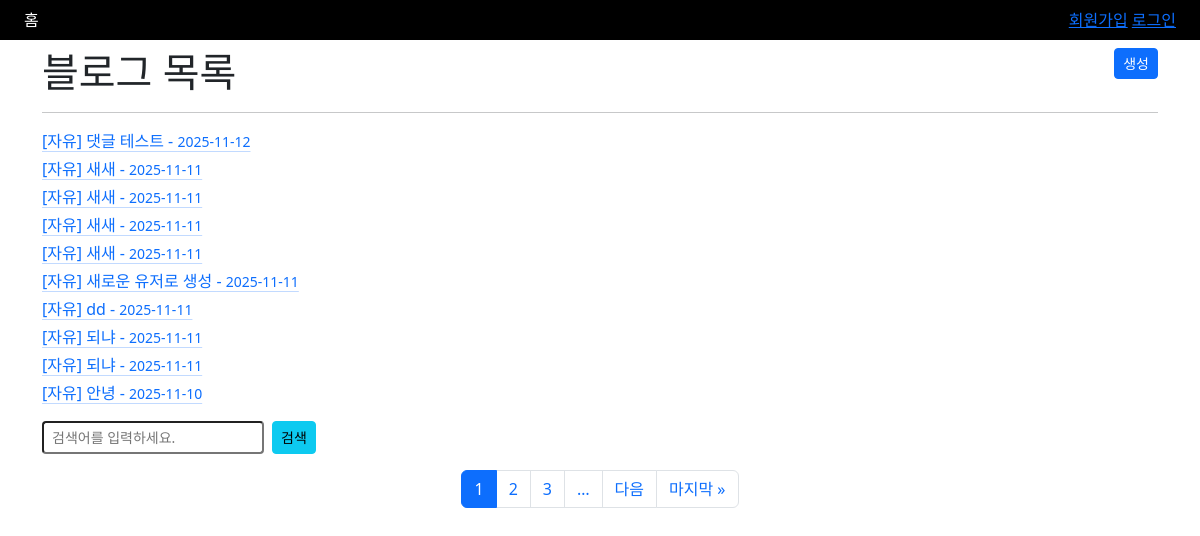
The page / on the database its author committed.
### blog/models.py (models this page shows, shortened)
class Blog(models.Model):
    CATEGORY_CHOICES = (
        ('free', '자유'),
        ('travel', '여행'),
        ('cat', '고양이'),
        ('dog', '강아지')
    )
    category = models.CharField('카테고리', max_length=10, choices=CATEGORY_CHOICES , default='free')
    title = models.CharField('제목', max_length=100)
    content = models.TextField('본문')
    author = models.ForeignKey(User, on_delete=models.CASCADE)
    created_at = models.DateTimeField('작성일자', auto_now_add=True)
    updated_at = models.DateTimeField('작성일자', auto_now=True)
    class Meta:
        verbose_name = '블로그'
        verbose_name_plural = '블로그 목록'

### blog/cb_views.py (the view)
# urls.py: path('', cb_views.BlogListView.as_view(), name='list'),
class BlogListView(ListView): # ListView 상속
    queryset = Blog.objects.all().order_by('-created_at')
    template_name = 'blog_list.html'
    paginate_by = 10
    def get_queryset(self):
        queryset = super().get_queryset()
        q = self.request.GET.get('q')
        if q:
            queryset = queryset.filter(
                Q(title__icontains=q) |
                Q(content__icontains=q)
            )
        return queryset

### templates/blog_list.html
{% extends 'base.html' %}
{% block content %}
  <div class="mt-2">
    <h1 class="d-inline">블로그 목록</h1>
    <a href="{% url 'blog:create' %}" class="float-end btn btn-sm btn-primary">생성</a>
  </div>
  <hr>
  {% for blog in object_list %}
    <div class="my-1">
      <a href="{% url 'blog:detail' blog.pk %}" class="link-primary link-offset-2 link-underline-opacity-25 link-underline-opacity-100-hover">
        [{{ blog.get_category_display }}] {{ blog.title }} - <small>{{ blog.created_at | date:"Y-m-d" }}</small>
      </a>
    </div>
  {% endfor %}
  <form method="get" class="my-3 d-flex">
    <input class="form-control-sm" name="q" type="text" placeholder="검색어를 입력하세요." value="{% if request.GET.q %}{{ request.GET.q }}{% endif %}">
    <button class="btn btn-sm btn-info ms-2">검색</button>
  </form>
    {% include 'pagination.html' %}
{% endblock %}

### templates/base.html (shortened to what this page needs)
{% load static %}
<!DOCTYPE html>
<html lang="en">
<head>
    <link href="{% static 'css/bootstrap.css' %}" rel="stylesheet">
</head>
<body>
  <nav class="d-flex justify-content-between py-2 px-4 bg-black text-white">
    <div>
      <a class="text-decoration-none text-white" href="{% url "blog:list" %}">홈</a>
    </div>
    <div style="text-align: right">
      {% if request.user.is_authenticated %}
        <form action="{% url 'logout' %}" method="POST" class="d-inline">
          {% csrf_token %}
          <button class="btn btn-danger btn-sm">로그아웃</button>
        </form>
        {{ request.user.username }}
      {% else %}
        <a href="{% url 'signup' %}">회원가입</a>
        <a href="{% url 'login' %}">로그인</a>
      {% endif %}
    </div>
  </nav>
  <div class="container">
    {% block content %}{% endblock %}
  </div>
</body>
</html>

### templates/pagination.html (shortened to what this page needs)
<div class="d-flex justify-content-center">
    <ul class="pagination">
      {% for i in page_obj.paginator.page_range %}
        {% if page_obj.number == i %}
          <li class="page-item">
            <a class="page-link active" href="#">
              {{ i }}
            </a>
        </li>
        {% elif i > page_obj.number|add:-3 and i < page_obj.number|add:3 %}
          <li class="page-item">
            <a class="page-link" href="?page={{ i }}{% if request.GET.q %}&q={{ request.GET.q }}{% endif %}{% if fragment %}#{{ fragment }}{% endif %}">{{ i }}</a>
          </li>
        {% endif %}
      {% endfor %}
      {% if page_obj.paginator.num_pages > page_obj.number|add:2 %}
        <li class="page-item">
          <a class="page-link" href="?page={{ page_obj.number|add:3 }}{% if request.GET.q %}&q={{ request.GET.q }}{% endif %}{% if fragment %}#{{ fragment }}{% endif %}">&hellip;</a>
        </li>
      {% endif %}
      {% if page_obj.has_next %}
        <li class="page-item">
          <a class="page-link" href="?page={{ page_obj.next_page_number }}{% if request.GET.q %}&q={{ request.GET.q }}{% endif %}{% if fragment %}#{{ fragment }}{% endif %}">다음</a>
        </li>
        <li class="page-item">
          <a class="page-link" href="?page={{ page_obj.paginator.num_pages }}{% if request.GET.q %}&q={{ request.GET.q }}{% endif %}{% if fragment %}#{{ fragment }}{% endif %}">마지막
          &raquo;</a></li>
      {% endif %}
    </ul>
  </div>

### rows shown on the page
Blog: category "자유", title "댓글 테스트", created_at "2025-11-12"
Blog: category "자유", title "새새", created_at "2025-11-11"
Blog: category "자유", title "새새", created_at "2025-11-11"
Blog: category "자유", title "새새", created_at "2025-11-11"
Blog: category "자유", title "새새", created_at "2025-11-11"
Blog: category "자유", title "새로운 유저로 생성", created_at "2025-11-11"
Blog: category "자유", title "dd", created_at "2025-11-11"
Blog: category "자유", title "되냐", created_at "2025-11-11"
Blog: category "자유", title "되냐", created_at "2025-11-11"
Blog: category "자유", title "안녕", created_at "2025-11-10"

### other values the page prints
{{ i }} "1"
{{ i }} "2" "3"
